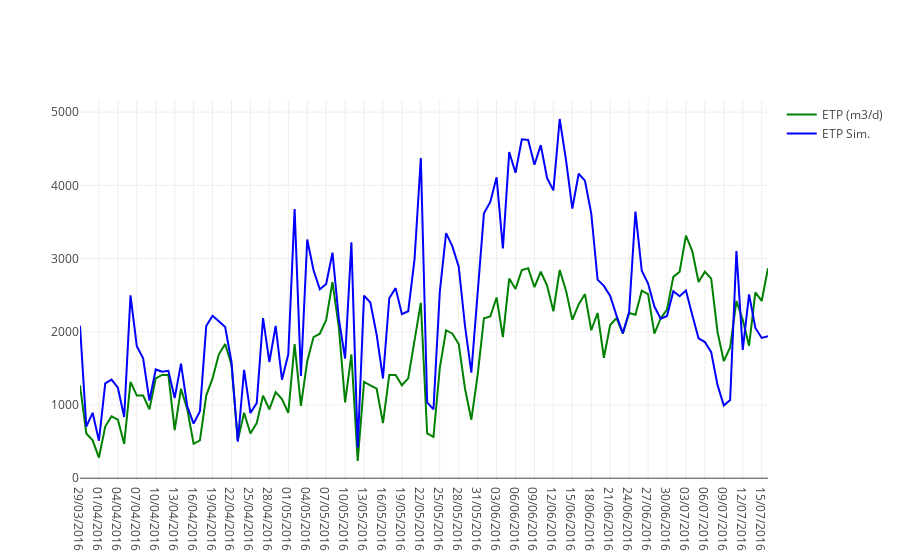

The notebook cell this image was saved under:
### Code cell
data = [traceObs, traceSim]
figname = "ETP.png"

%matplotlib inline
import plotlycred

online = False
if online:
    # fig = py.iplot(data) 
    fig = go.Figure(data=data) # , layout=layout)
    py.image.save_as(fig, filename=figname)
    # py.plot(fig, filename=figname) # Opens in web
else:
    fig = go.Figure(data=data) # , layout=layout)
    iplot(fig)
